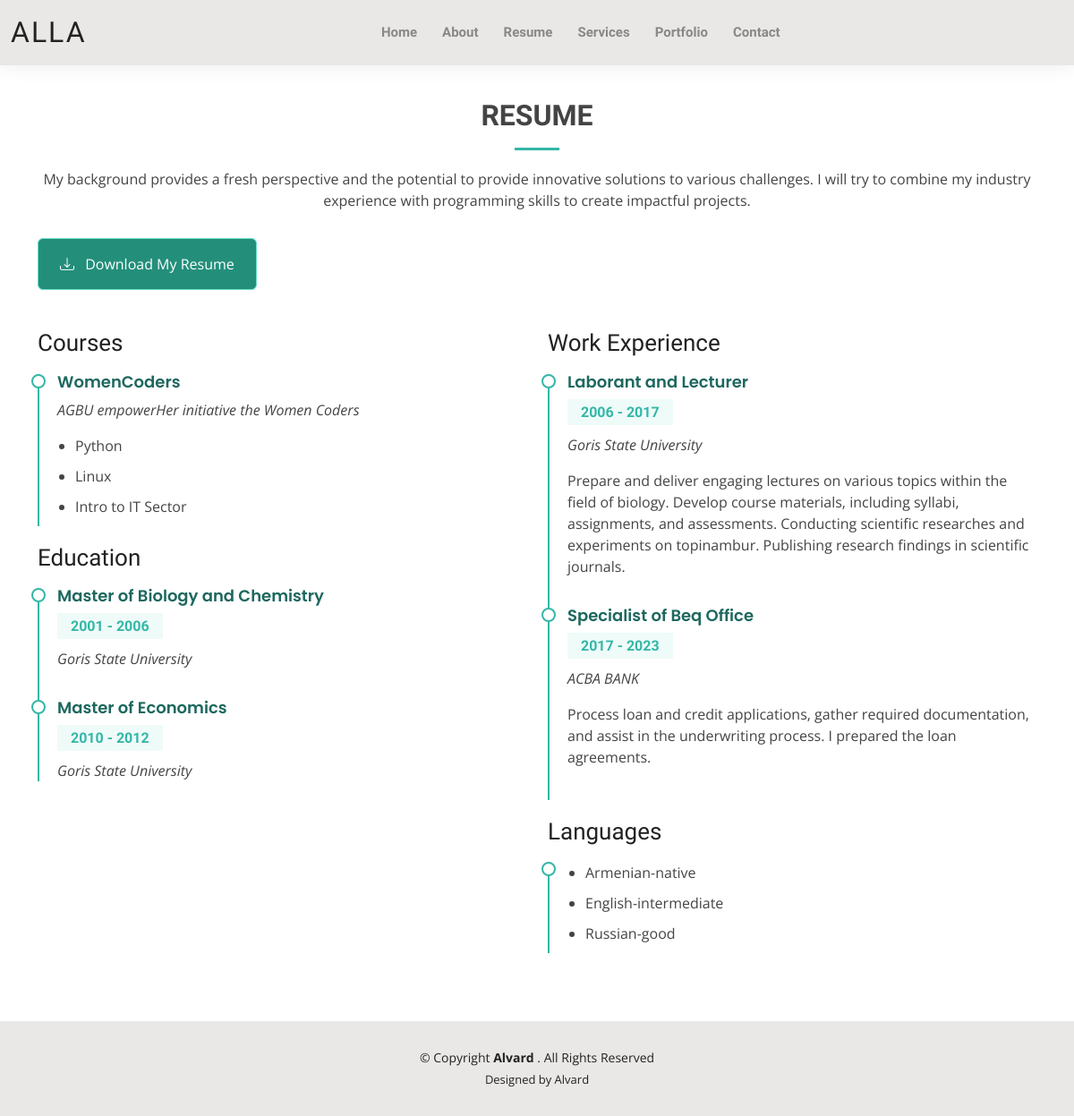
/resume, run on the app's committed database.
### resume/models.py (models this page shows, shortened)
class Courses(models.Model):
    program = models.TextField(max_length =60)
    program_name = models.TextField(max_length =60)
    cours_name = models.TextField(max_length =60)
    user = models.ForeignKey(User, on_delete=models.CASCADE)

class Education(models.Model):
    university_name = models.TextField()
    start_date = models.IntegerField(
        validators=[MaxValueValidator(2023), MinValueValidator(1990)])
    end_date = models.IntegerField(
        validators=[MaxValueValidator(2023), MinValueValidator(1990)])
    grade = models.TextField(max_length=30, blank=True, null=True)
    specialization = models.CharField(max_length=200, blank=True, null=True)
    created_on = models.DateTimeField(auto_now=True)
    user = models.ForeignKey(User, on_delete=models.CASCADE)

class Experience(models.Model):
    position_name = models.TextField(max_length=30, blank=True, null=True)
    start_date = models.IntegerField(
        validators=[MaxValueValidator(2023), MinValueValidator(1900)])
    end_date = models.IntegerField(
        validators=[MaxValueValidator(2023), MinValueValidator(1900)])
    company_name = models.TextField(max_length=70)
    job_discription = models.TextField(max_length=1000, blank=True, null=True)
    created_on = models.DateTimeField(auto_now=True)
    user = models.ForeignKey(User, on_delete=models.CASCADE)

class Language(models.Model):
    name = models.CharField(max_length=20)
    level = models.CharField(max_length=20)
    created_on = models.DateTimeField(auto_now=True)
    user = models.ForeignKey(User, on_delete=models.CASCADE)

### resume/views.py (the view)
# urls.py: path('', include('resume.urls')),
def resume(request):
    education = Education.objects.filter(user__username = "admin")
    experience = Experience.objects.filter(user__username = "admin")
    language = Language.objects.filter(user__username = "admin")
    courses = Courses.objects.filter(user__username = "admin")
    personal_info = PersonalInfo.objects.get(user__username = "admin")
    data1 = {
        "courses": courses,
        "education": education,
        "experience": experience,
        "language": language,
        "personal_info": personal_info,
    }
    return render(request, 'resume.html', data1)

### resume/templates/resume.html
{% extends "base.html" %} {% load static %} {% block bodycontent %}
  <main id="main">
    <section id="resume" class="resume">
      <div class="container" data-aos="fade-up">
        <div class="section-title">
          <h2>Resume</h2>
          <p>My background provides a fresh perspective and the potential to provide innovative solutions to various
            challenges. I will try to combine my industry experience with programming skills to create impactful
            projects.</p>
        </div>
        <div class="d-flex align-items-center justify-content-between mb-4">
          <a style="background-color:rgb(35, 143, 123); border-color: rgb(104, 223, 201);;"class="btn btn-primary px-4 py-3" href="{% static 'assets/img/cv.pdf' %}" target="_blank">
              <div class="d-inline-block bi bi-download me-2"></div>
              Download My Resume
          </a>
      </div>
        <div class="row">
          <div class="col-lg-6">
            <h3 class="resume-title">Courses</h3>
            <div class="resume-item pb-0">
              <h4>{{courses.0.program}}</h4>
              <p><em>{{courses.0.program_name}}</em></p>
              <p>
              <ul>
                <li>{{courses.0.cours_name}}</li>
                <li>{{courses.1.cours_name}}</li>
                <li>{{courses.2.cours_name}}</li>
              </ul>
              </p>
            </div>
            <h3 class="resume-title">Education</h3>
            {% for i in education %}
            <div class="resume-item">
              <h4>{{i.grade}} </h4>
              <h5>{{i.start_date}} - {{i.end_date}}</h5>
              <p><em>{{i.university_name}}</em></p>
            </div>
            {% endfor %}
          </div>
          <div class="col-lg-6">
            <h3 class="resume-title">Work Experience</h3>
            {% for i in experience %}
            <div class="resume-item">
              <h4>{{i.position_name}}</h4>
              <h5>{{i.start_date}} - {{i.end_date}}</h5>
              <p><em>{{i.company_name}}</em></p>
              <p line-height:1.5>{{i.job_discription}}</p>
            </div>
            {% endfor %}
            <div class="col-lg-6">
              <h3 class="resume-title">Languages</h3>
              <div class="resume-item pb-0">
                <p>
                <ul>
                  {% for i in language%}
                  <li>{{i.name}}-{{i.level}}</li>
                  {% endfor %}
                </ul>
                </p>
              </div>
            </div>
          </div>
        </div>
    </section>
  </main>
  {% endblock %}

### resume/static/assets/css/style.css (style rules this page uses)
body { font-family: "Open Sans", sans-serif; color: #444444; }
a { color: #34b7a7; text-decoration: none; }
h1, h2, h3, h4, h5, h6 { font-family: "Raleway", sans-serif; }
#main { margin-top: 50px; }
section { padding: 60px 0; }
.section-title { text-align: center; padding-bottom: 30px; }
.section-title h2 { font-size: 32px; font-weight: bold; text-transform: uppercase; margin-bottom: 20px; padding-bottom: 20px; position: relative; }
.section-title h2::after { content: ""; position: absolute; display: block; width: 50px; height: 3px; background: #34b7a7; bottom: 0; left: calc(50% - 25px); }
.section-title p { margin-bottom: 0; }
.resume .resume-title { font-size: 26px; font-weight: 400; margin-top: 20px; margin-bottom: 20px; color: #222222; }
.resume .resume-item { padding: 0 0 20px 20px; margin-top: -2px; border-left: 2px solid #34b7a7; position: relative; }
.resume .resume-item h4 { line-height: 18px; font-size: 18px; font-weight: 600; font-family: "Poppins", sans-serif; color: #1d685f; margin-bottom: 10px; }
.resume .resume-item h5 { font-size: 16px; background: #effbf9; padding: 5px 15px; display: inline-block; font-weight: 600; margin-bottom: 10px; color: #34b7a7; }
.resume .resume-item ul { padding-left: 20px; }
.resume .resume-item ul li { padding-bottom: 10px; }
.resume .resume-item:last-child { padding-bottom: 0; }
.resume .resume-item::before { content: ""; position: absolute; width: 16px; height: 16px; border-radius: 50px; left: -9px; top: 0; background: #fff; border: 2px solid #34b7a7; }

### data on the page
Courses: program "WomenCoders", program_name "AGBU empowerHer initiative the Women Coders", cours_name "Python"
Courses: cours_name "Linux"
Courses: cours_name "Intro to IT Sector"
Education: grade "Master of Biology and Chemistry", start_date "2001", end_date "2006", university_name "Goris State University"
Education: grade "Master of Economics", start_date "2010", end_date "2012", university_name "Goris State University"
Experience: position_name "Laborant and Lecturer", start_date "2006", end_date "2017", company_name "Goris State University", job_discription "Prepare and deliver engaging lectures on various topics within the field of biology. Develop course materials, including syllabi, assignments, and assessments. Conducting scientific researches and experiments on topinambur. Publishing research findings in scientific journals."
Experience: position_name "Specialist of Beq Office", start_date "2017", end_date "2023", company_name "ACBA BANK", job_discription "Process loan and credit applications, gather required documentation, and assist in the underwriting process. I prepared the loan agreements."
Language: name "Armenian", level "native"
Language: name "English", level "intermediate"
Language: name "Russian", level "good"
